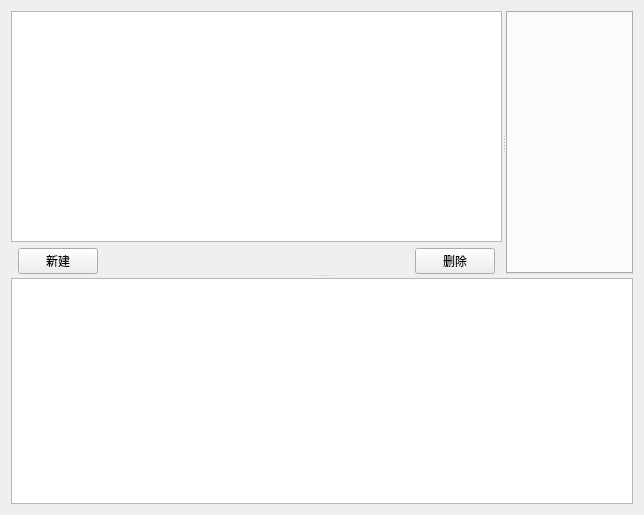
<?xml version="1.0" encoding="UTF-8"?>
<ui version="4.0">
 <class>DebugWidget</class>
 <widget class="QWidget" name="DebugWidget">
  <property name="geometry">
   <rect>
    <x>0</x>
    <y>0</y>
    <width>644</width>
    <height>515</height>
   </rect>
  </property>
  <property name="windowTitle">
   <string>Widget</string>
  </property>
  <layout class="QGridLayout" name="gridLayout">
   <item row="0" column="0">
    <widget class="QSplitter" name="splitter_2">
     <property name="orientation">
      <enum>Qt::Vertical</enum>
     </property>
     <widget class="QSplitter" name="splitter">
      <property name="orientation">
       <enum>Qt::Horizontal</enum>
      </property>
      <widget class="QWidget" name="layoutWidget">
       <layout class="QVBoxLayout" name="verticalLayout">
        <item>
         <widget class="BasicTreeWidget" name="treeWidget">
          <property name="sizePolicy">
           <sizepolicy hsizetype="Preferred" vsizetype="Expanding">
            <horstretch>0</horstretch>
            <verstretch>0</verstretch>
           </sizepolicy>
          </property>
          <property name="minimumSize">
           <size>
            <width>240</width>
            <height>0</height>
           </size>
          </property>
          <property name="baseSize">
           <size>
            <width>100</width>
            <height>100</height>
           </size>
          </property>
          <property name="styleSheet">
           <string notr="true"/>
          </property>
          <attribute name="headerVisible">
           <bool>false</bool>
          </attribute>
          <column>
           <property name="text">
            <string notr="true">1</string>
           </property>
          </column>
         </widget>
        </item>
        <item>
         <layout class="QHBoxLayout" name="horizontalLayout">
          <property name="leftMargin">
           <number>7</number>
          </property>
          <property name="rightMargin">
           <number>7</number>
          </property>
          <item>
           <widget class="QPushButton" name="createObject">
            <property name="text">
             <string>新建</string>
            </property>
           </widget>
          </item>
          <item>
           <spacer name="horizontalSpacer">
            <property name="orientation">
             <enum>Qt::Horizontal</enum>
            </property>
            <property name="sizeHint" stdset="0">
             <size>
              <width>40</width>
              <height>20</height>
             </size>
            </property>
           </spacer>
          </item>
          <item>
           <widget class="QPushButton" name="deleteObject">
            <property name="text">
             <string>删除</string>
            </property>
           </widget>
          </item>
         </layout>
        </item>
       </layout>
      </widget>
      <widget class="QTabWidget" name="tabWidget">
       <property name="currentIndex">
        <number>-1</number>
       </property>
       <property name="tabsClosable">
        <bool>true</bool>
       </property>
      </widget>
     </widget>
     <widget class="QTextEdit" name="logInfo"/>
    </widget>
   </item>
  </layout>
 </widget>
 <customwidgets>
  <customwidget>
   <class>BasicTreeWidget</class>
   <extends>QTreeWidget</extends>
   <header>basictreewidget.h</header>
  </customwidget>
 </customwidgets>
 <resources/>
 <connections/>
</ui>
